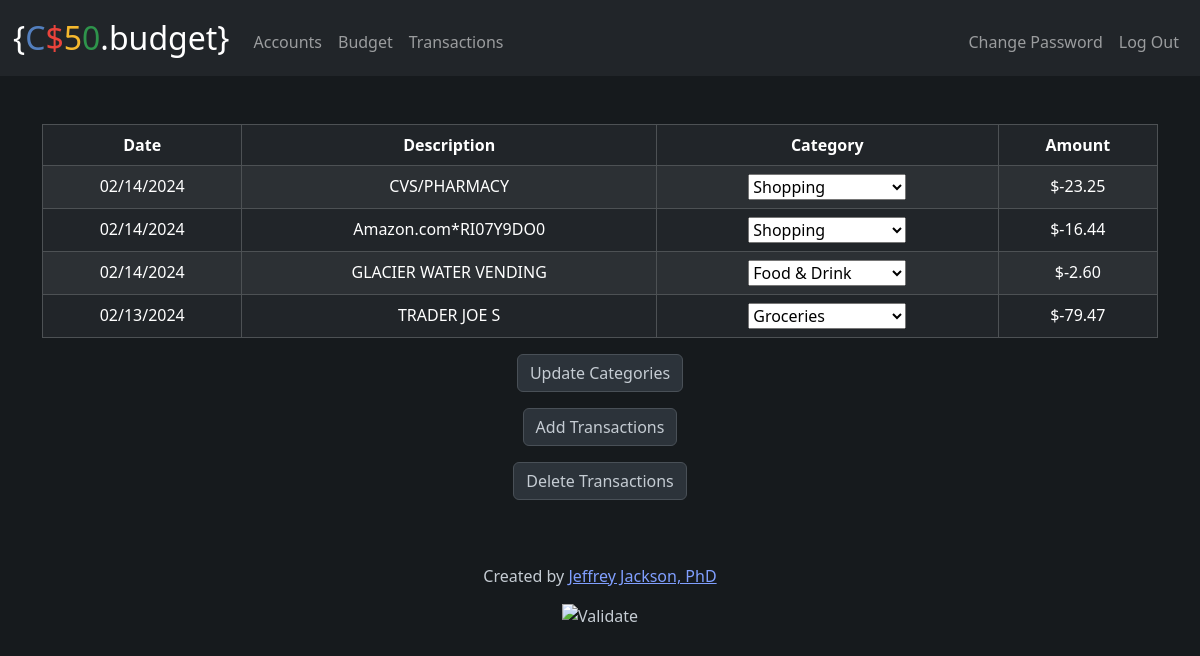
The page /transactions (signed in) on the database its author committed.
### tables this page shows
CREATE TABLE transactions (
    transaction_id INTEGER PRIMARY KEY AUTOINCREMENT NOT NULL,
    transaction_date DATE NOT NULL,
    description TEXT,
    imported_category TEXT,
    user_category_id INTEGER DEFAULT 1,
    type TEXT,
    amount NUMERIC,
    memo TEXT,
    account_id INTEGER NOT NULL,
    transaction_import_id INTEGER,
    user_id INTEGER NOT NULL,
    FOREIGN KEY (user_id) REFERENCES users(id)
    FOREIGN KEY (user_category_id) REFERENCES budget_categories(budget_id)
    FOREIGN KEY (account_id) REFERENCES accounts(account_id)
);

CREATE TABLE "budget_categories" (
    budget_id INTEGER PRIMARY KEY AUTOINCREMENT NOT NULL,
    name TEXT NOT NULL,
    keywords TEXT,
    monthly_budget NUMERIC NOT NULL DEFAULT 0.00,
    budget_spent NUMERIC NOT NULL DEFAULT 0.00,
    remaining_budget NUMERIC NOT NULL DEFAULT 0.00,
    user_id INTEGER NOT NULL,
    FOREIGN KEY (user_id) REFERENCES users(id)
);

### app.py (the view)
@app.route("/transactions", methods=["GET", "POST"])
@login_required
def transactions():
    user_id = session["user_id"]
    transactions = db.execute(
        """SELECT transactions.transaction_id, transactions.transaction_date, transactions.description, transactions.imported_category, transactions.user_category_id, budget_categories.name AS category_name, transactions.type, transactions.amount
        FROM transactions
        JOIN budget_categories ON transactions.user_category_id = budget_categories.budget_id
        WHERE transactions.user_id = ?""", user_id)
    categories = db.execute("SELECT name AS category_name, budget_id FROM budget_categories")
    if request.method == "GET":
        return render_template("transactions.html", transactions=transactions, categories=categories, usd=usd)
    elif request.form.get("add_transactions"):
        return redirect("/add_transactions")
    elif request.form.get("delete_transactions"):
        return redirect("/delete_transactions")
    else:
        return redirect("/update_category")

### app.py (called while the page is built)
@app.after_request
def after_request(response):
    response.headers["Cache-Control"] = "no-cache, no-store, must-revalidate"
    response.headers["Expires"] = 0
    response.headers["Pragma"] = "no-cache"
    return response

### helpers.py (called while the page is built)
def login_required(f):
    @wraps(f)
    def decorated_function(*args, **kwargs):
        if session.get("user_id") is None:
            return redirect("/login")
        return f(*args, **kwargs)
    return decorated_function

def usd(value):
    return f"${value:,.2f}"

### templates/transactions.html (shortened to what this page needs)
{% extends "layout.html" %}
{% block main %}
    <form action="/update_category" method="post">
        <table class="table table-bordered table-striped table-dark mb-3">
            <thead>
                <tr>
                    <th scope="col">Date</th>
                    <th scope="col">Description</th>
                    <th scope="col">Category</th>
                    <th scope="col">Amount</th>
                </tr>
            </thead>
            <tbody>
                {% for transaction in transactions %}
                    <tr>
                        <td> {{ transaction.transaction_date }}</td>
                        <td> {{ transaction.description }}</td>
                        <td>
                            <select name="category_{{ transaction.transaction_id }}">
                                {% for category in categories %}
                                    <option value="{{ category.budget_id }}" {% if category.budget_id == transaction.user_category_id %} selected {% endif %}>{{ category.category_name }}</option>
                                {% endfor %}
                            </select>
                        </td>
                        <td> {{ usd(transaction.amount) }}</td>
                    </tr>
                {% endfor %}
            </tbody>
        </table>
        <button class="btn btn-primary mb-3" type="submit">Update Categories</button>
    </form>
    <form action="/add_transactions" method="get">
        <button class="btn btn-primary mb-3" type="submit" name="add_transactions">Add Transactions</button>
    </form>
    <form id="delete-transactions-form" action="/delete_transactions" method="post">
        <button id="delete-transactions-btn" class="btn btn-danger mb-3" type="submit" name="delete_transactions">Delete Transactions</button>
    </form>
{% endblock %}

### static/dark-theme.css (style rules this page uses)
body { color: #eee; background-color: #161a1d; }
button.btn { color: #c5ccd3; border-color: #495057; background-color: #2c333a; }

### rows shown on the page
transactions: user_category+transaction_id "Shopping", amount "$-23.25"
transactions: user_category+transaction_id "Shopping", amount "$-16.44"
transactions: user_category+transaction_id "Food & Drink", amount "$-2.60"
transactions: user_category+transaction_id "Groceries", amount "$-79.47"
